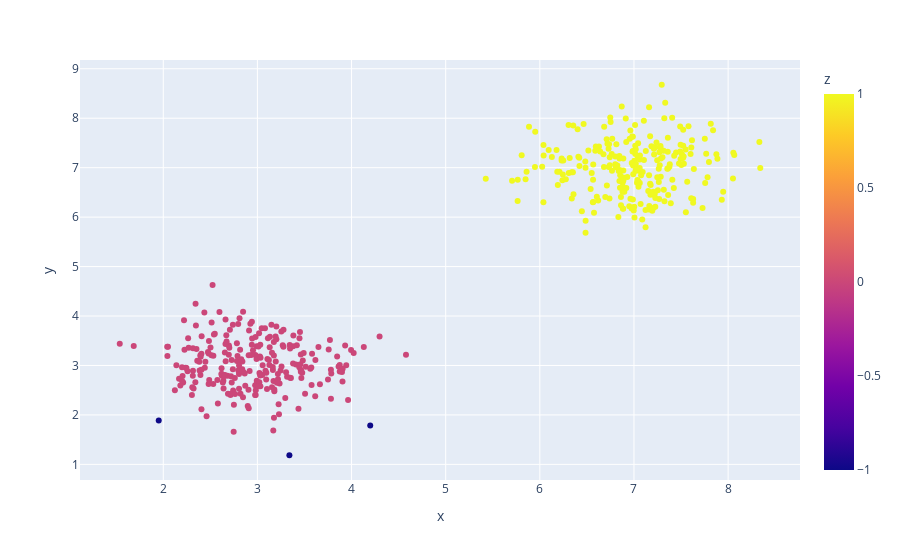
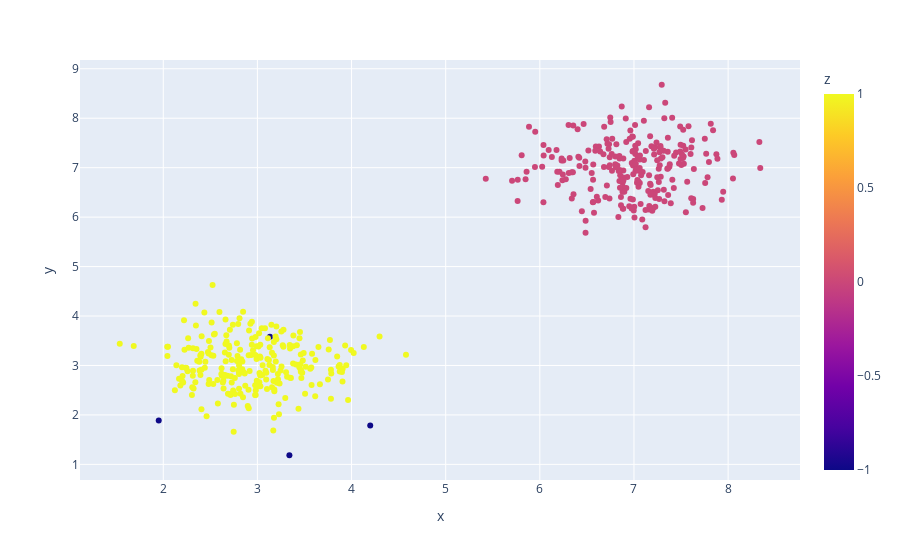

Source (notebook cell) for these figures, in order:
### Markdown cell above
To test the algorithm the column body_mass_g was removed to enable 3 dimension visualisation.

We can notice that our imlpementation and the scikit learn achieve the exact same solution.

To emphasis this point further both algorithms are tested on artificial data below

### Code cell
num_samples_total = 500
cluster_centers = [(3,3), (7,7)]
num_classes = len(cluster_centers)
epsilon = 1.0
min_samples = 13

# Generate data
X, y = make_blobs(n_samples = num_samples_total, centers = cluster_centers, n_features = num_classes, center_box=(0, 1), cluster_std = 0.5)


syn_df = pd.DataFrame(X, columns = ['x', 'y'])


my_clustering = my_dbscan(syn_df , 0.5, 4)
my_clustering = pd.DataFrame(my_clustering, columns = ['z'])
my_sol = pd.merge(syn_df, my_clustering,left_index=True, right_index=True)


clustering = DBSCAN(eps=0.5, min_samples=4).fit(X)
syn_df['z'] = clustering.labels_#y


fig = px.scatter(syn_df, y="y", x="x", color="z")
fig.show()
fig = px.scatter(my_sol, y="y", x="x", color="z")
fig.show()

### Figure 1 — Plotly figure (JSON) as saved in the notebook; plotly's stock layout.template omitted (floating-point values rounded to 4 significant figures; data arrays with more than 128 entries replaced by an {"elided": "..."} marker saying what was removed)
{"data": [{"hovertemplate": "x=%{x}<br>y=%{y}<br>z=%{marker.color}<extra></extra>", "legendgroup": "", "marker": {"color": {"elided": "500 int values"}, "coloraxis": "coloraxis", "symbol": "circle"}, "mode": "markers", "name": "", "orientation": "v", "showlegend": false, "type": "scatter", "x": {"elided": "500 float values"}, "xaxis": "x", "y": {"elided": "500 float values"}, "yaxis": "y"}], "layout": {"coloraxis": {"colorbar": {"title": {"text": "z"}}, "colorscale": [[0, "#0d0887"], [0.1111, "#46039f"], [0.2222, "#7201a8"], [0.3333, "#9c179e"], [0.4444, "#bd3786"], [0.5556, "#d8576b"], [0.6667, "#ed7953"], [0.7778, "#fb9f3a"], [0.8889, "#fdca26"], [1, "#f0f921"]]}, "legend": {"tracegroupgap": 0}, "margin": {"t": 60}, "xaxis": {"anchor": "y", "domain": [0, 1], "title": {"text": "x"}}, "yaxis": {"anchor": "x", "domain": [0, 1], "title": {"text": "y"}}}}

### Figure 2 — Plotly figure (JSON) as saved in the notebook; plotly's stock layout.template omitted (floating-point values rounded to 4 significant figures; data arrays with more than 128 entries replaced by an {"elided": "..."} marker saying what was removed)
{"data": [{"hovertemplate": "x=%{x}<br>y=%{y}<br>z=%{marker.color}<extra></extra>", "legendgroup": "", "marker": {"color": {"elided": "500 int values"}, "coloraxis": "coloraxis", "symbol": "circle"}, "mode": "markers", "name": "", "orientation": "v", "showlegend": false, "type": "scatter", "x": {"elided": "500 float values"}, "xaxis": "x", "y": {"elided": "500 float values"}, "yaxis": "y"}], "layout": {"coloraxis": {"colorbar": {"title": {"text": "z"}}, "colorscale": [[0, "#0d0887"], [0.1111, "#46039f"], [0.2222, "#7201a8"], [0.3333, "#9c179e"], [0.4444, "#bd3786"], [0.5556, "#d8576b"], [0.6667, "#ed7953"], [0.7778, "#fb9f3a"], [0.8889, "#fdca26"], [1, "#f0f921"]]}, "legend": {"tracegroupgap": 0}, "margin": {"t": 60}, "xaxis": {"anchor": "y", "domain": [0, 1], "title": {"text": "x"}}, "yaxis": {"anchor": "x", "domain": [0, 1], "title": {"text": "y"}}}}
